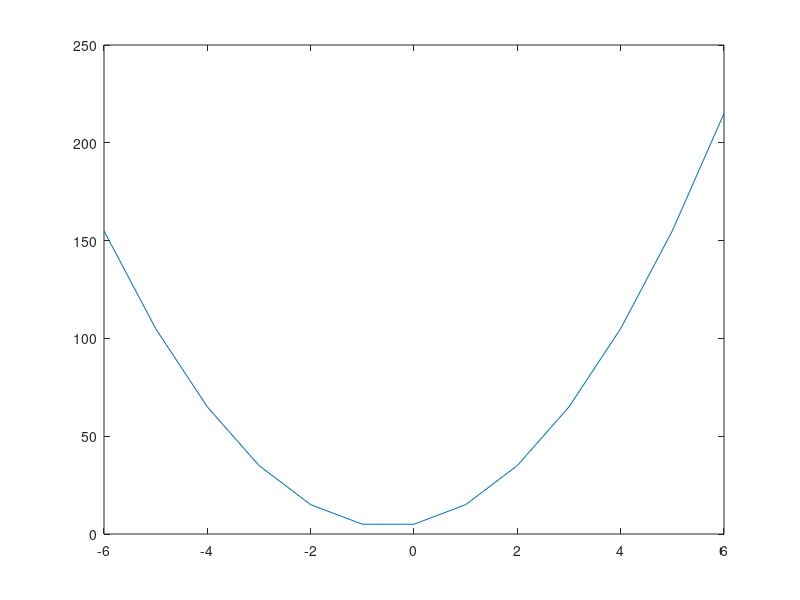

The MATLAB script that drew this image:
function Z=version1
    a=input('enter a value');
    b=input('enter b value');
    c=input('enter c value');
    x=-6:1:6;
    y=a.*x.*x+b.*x+c;
    
    plot (x,y);
    
    A=input(['give a number' ...
        '-6:july' ...
        '-5 AUG' ...
        '-4 SEP' ...
        '-3 OCT' ...
        '-2 NOV' ...
        '-1 DEC' ...
        '0 JAN' ...
        '1 FEB' ...
        '2 MARCH' ...
        '3 APR' ...
        '4 MAY' ...
        '5 JUNE' ...
        '6JULY']);
    Z=a.*A.*A+b.*A+c;
    fprintf('the tempter of the that moth is %d',Z)
    
end